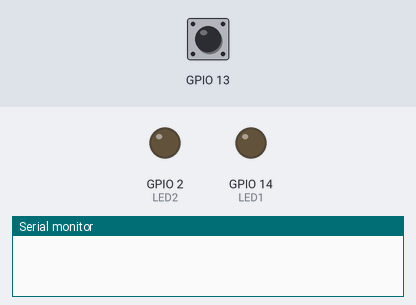
The sketch below on a simulated ESP32. On the bench: output pins drawn as LEDs (lit = HIGH), the last lines printed to the serial monitor. The inputs (shaded band) are chosen by the test bench; at power-on: GPIO 13 HIGH.

Above: at 1.2 s.
1.3 s: GPIO 13 pulled LOW for 0.15 s
At 2.6 s:
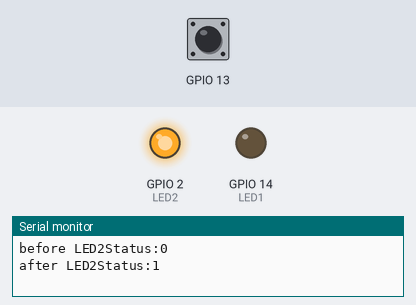
2.9 s: GPIO 13 pulled LOW for 1 s
At 5.1 s:
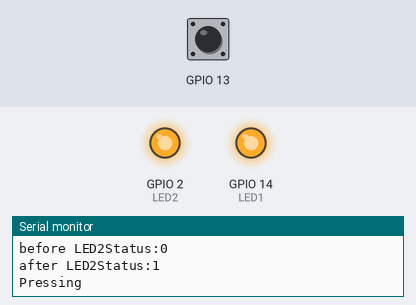
5.4 s: GPIO 13 pulled LOW for 0.15 s
At 5.9 s:
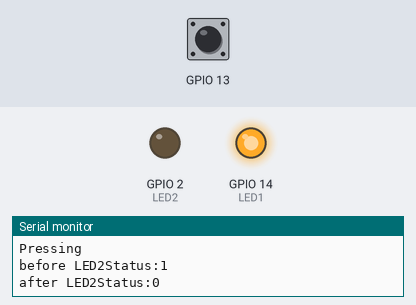
7.0 s: GPIO 13 pulled LOW for 3.2 s
At 11.2 s:
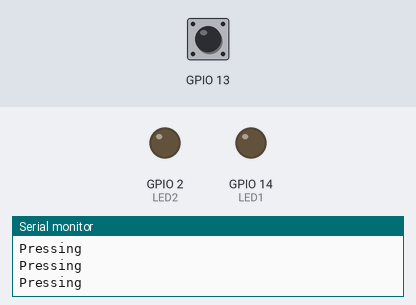
Timing chart, 0 to 12.7 s (numbered marks = the images above; inputs shaded):
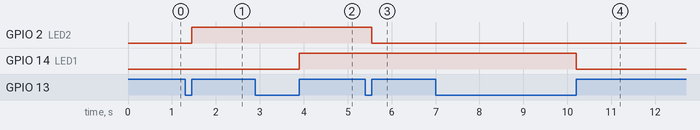

Measured:
- after the input at 1.3 s, GPIO 2 (LED2): LOW → HIGH after 0.15 s
- after the input at 2.9 s, GPIO 14 (LED1): LOW → HIGH after 1.0 s
- after the input at 5.4 s, GPIO 2 (LED2): HIGH → LOW after 0.15 s
- after the input at 7.0 s, GPIO 14 (LED1): HIGH → LOW after 3.2 s

The sketch:

ES32_button_example3.ino
```cpp
#define LED1 14
#define LED2 LED_BUILTIN
#define SW 13

bool LED1Status=false;
bool LED2Status=false;

typedef enum{
  RELEASED,
  PRESSED,
  LONG_PRESSED,
  PRESSING,
  RELEASED_FROM_PRESS,
  RELEASED_FROM_LONGPRESS
}Status;

class Switch
{
  private:
    long _pressTime=0;
    long _debounceTime=80;
    long _lastHoldTime=0;
    long _holdTime=200;
    long _longPressTime=800;
    bool _isPressed=false;
    bool _isLongPressed=false;

  public:
    byte swPin;
    bool ONState;
    bool pullup;

  Switch(byte pin,bool ON=HIGH,bool pullup=false)
  {
    swPin=pin;
    ONState=ON;
    if(pullup)
    {
      pinMode(pin,INPUT_PULLUP);
    }
    else
    {
      pinMode(pin,INPUT);
    }
  }

  Status check()
  {
    Status status=RELEASED;

    if(digitalRead(swPin)==ONState)
    {
      if(_isPressed==false)
      {
        status=PRESSED;
        _pressTime=millis();
        _isPressed=true;
      }

      if(_isLongPressed==true&&(millis()-_lastHoldTime>_holdTime))
      {
        status=PRESSING;
        _lastHoldTime=millis();
      }

      if(_isLongPressed==false&&(millis()-_pressTime>_longPressTime))
      {
        status=LONG_PRESSED;
        _isLongPressed=true;
      }
    }
    else
    {
      if(_isPressed==true)
      {
        if(_isLongPressed==true)
        {
          _isLongPressed=false;
          _lastHoldTime=0;
          status=RELEASED_FROM_LONGPRESS;
        }
        else if((millis()-_pressTime)>_debounceTime)
        {
          status=RELEASED_FROM_PRESS;
        }
        _isPressed=false;
      }
    }
    return status;
  }
};

Switch sw(SW,LOW,true);

void setup() {
  // put your setup code here, to run once:
  Serial.begin(115200);
  pinMode(LED1,OUTPUT);
  pinMode(LED2,OUTPUT);
}

void loop() {
  // put your main code here, to run repeatedly:
  switch(sw.check())
  {
    case RELEASED_FROM_PRESS:
      Serial.printf("before LED2Status:%d\n",LED2Status);
      LED2Status=!LED2Status;
      Serial.printf("after LED2Status:%d\n",LED2Status);
      digitalWrite(LED2,LED2Status);
      break;
    //case LONG_PRESSED:
    case RELEASED_FROM_LONGPRESS:
      LED1Status=!LED1Status;
      digitalWrite(LED1,LED1Status);
      break;
    case PRESSING:
      Serial.printf("Pressing\n");
      break;
  }
}
```
